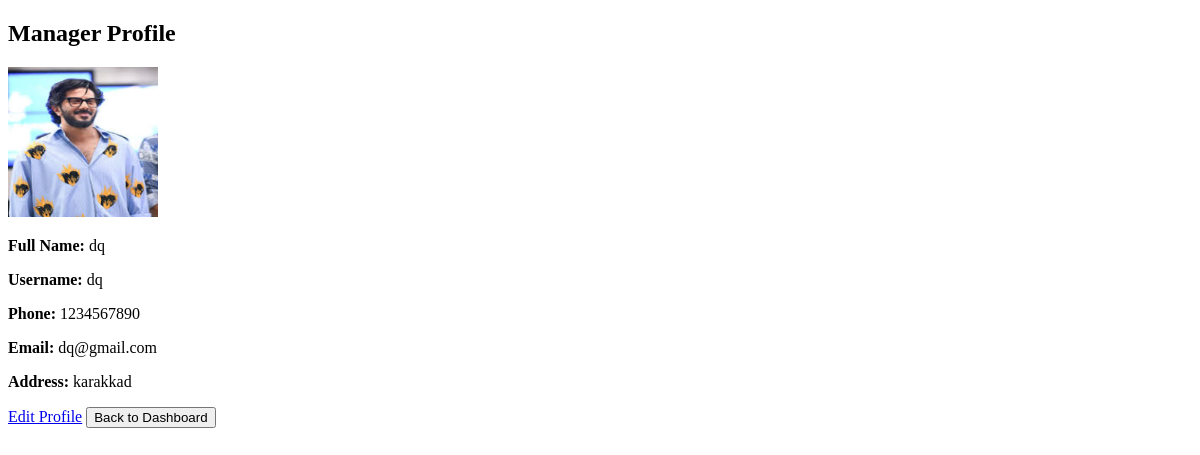
/manager/1/profile/, run on an earlier commit of the app's database.
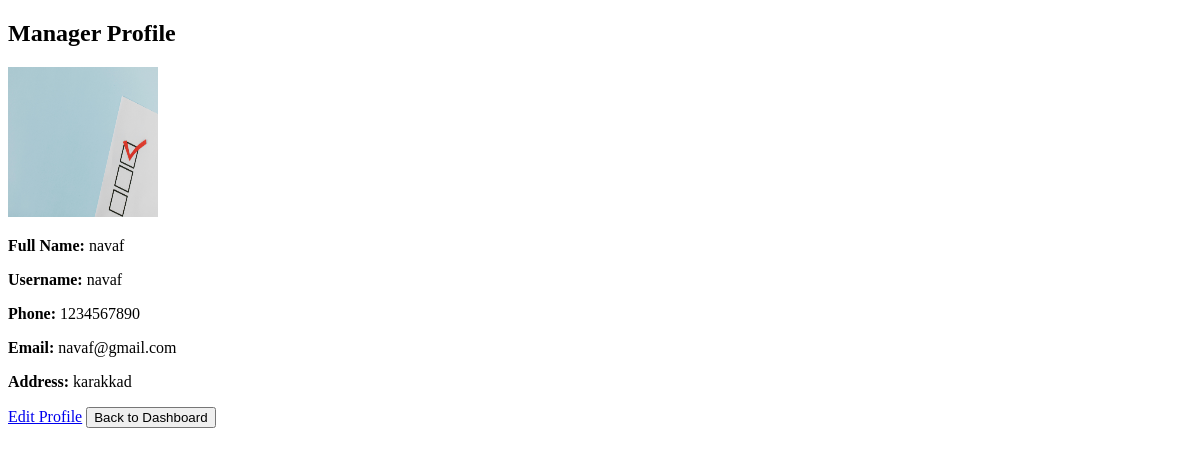
And on a later commit of the database.
### vote/models.py (models this page shows, shortened)
class ElectionManager(models.Model):
    id_number = models.CharField(max_length=20, unique=True)
    profile_picture = models.ImageField(upload_to="profiles/", null=True, blank=True)
    fullname = models.CharField(max_length=255)  # ✅ Make sure this field exists
    username = models.CharField(max_length=100, unique=True)
    phone_number = models.CharField(max_length=10, unique=True)
    email = models.EmailField(unique=True)
    address = models.TextField()
    password = models.CharField(max_length=255)

### vote/views.py (the view)
# urls.py: path("manager/<int:manager_id>/profile/", views.view_profile, name="view_profile"),
def view_profile(request, manager_id):
    manager = get_object_or_404(ElectionManager, id=manager_id)
    return render(request, "view_profile.html", {"manager": manager})

### vote/templates/view_profile.html (shortened to what this page needs)
<!DOCTYPE html>
<html lang="en">
<head>
</head>
<body>
    <h2>Manager Profile</h2>
    {% if manager.profile_picture %}
        <img src="{{ manager.profile_picture.url }}" width="150" height="150" alt="Profile Picture"><br>
    {% else %}
        <p>No profile picture</p>
    {% endif %}
    <p><strong>Full Name:</strong> {{ manager.fullname }}</p>
    <p><strong>Username:</strong> {{ manager.username }}</p>
    <p><strong>Phone:</strong> {{ manager.phone_number }}</p>
    <p><strong>Email:</strong> {{ manager.email }}</p>
    <p><strong>Address:</strong> {{ manager.address }}</p>
    <a href="/manager/{{ manager.id }}/profile/edit/">Edit Profile</a>
    <a href="/manager/{{ manager.id }}/dashboard/">
        <button>Back to Dashboard</button>
    </a>
</body>
</html>

What changed in the data, as far as the page shows it:
changed ElectionManager "karakkad": profile_picture: a different picture; fullname "dq" → "navaf"; username "dq" → "navaf"; email "dq@gmail.com" → "navaf@gmail.com"
